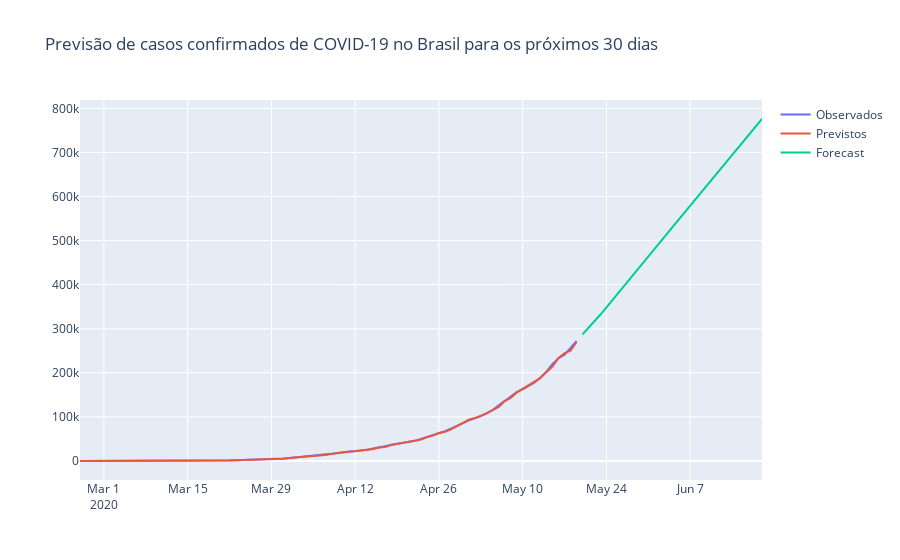

The notebook cell saved with this chart:
### Code cell
# PLot

fig = go.Figure(
    go.Scatter(x=confirmados.index, y=confirmados, name='Observados')
)

fig.add_trace(
    go.Scatter(x=confirmados.index, y=modelo.predict_in_sample(), name='Previstos')
)

fig.add_trace(
    go.Scatter(
        x=pd.date_range('2020-05-20', '2020-06-20'), y=modelo.predict(31), name='Forecast'
    )
)

fig.update_layout(title='Previsão de casos confirmados de COVID-19 no Brasil para os próximos 30 dias')
